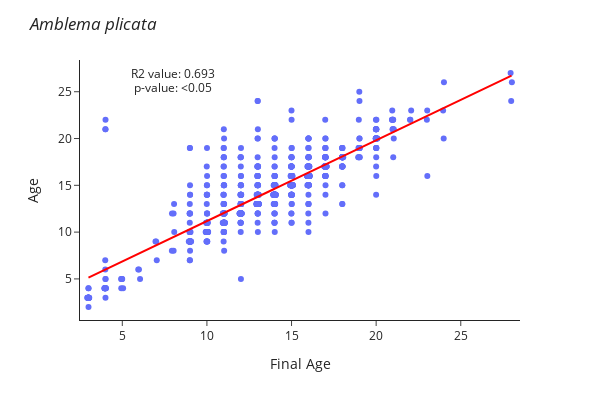

The code cell stored with this chart in its notebook:
### Code cell
fig = px.strip(amblema_melt, 
               x='Final Age', 
               y='age', 
               category_orders={"ager": ["L age", "B age", "M age"]},
               labels={"L age":"1", "B age":"2", "M age":"4"})
#  Customization of y-axis
#fig.update_yaxes(range=[0, 10])

regline = sm.OLS(amblema_melt["age"],sm.add_constant(amblema_melt["Final Age"])).fit().fittedvalues


# # add linear regression line for whole sample
fig.add_traces(go.Scatter(x=amblema_melt["Final Age"], y=regline,
                          mode = 'lines',
                          marker_color='red',
                          name='trendline',
                          showlegend=False
                        )
                          )
fig.add_annotation(x=8, y=27,
                  text="R2 value: 0.693",
                   align= "left",
                  showarrow=False)
fig.add_annotation(x=8, y=25.5,
                  text="p-value: <0.05",
                  align="left",
                  showarrow=False)
fig

# Figure layout
fig.update_layout(template='simple_white',
                  width=600, 
                  height=400, 
                  title='<i>Amblema plicata</i>', 
                  yaxis_title='Age',
                  legend=dict(
                      title='', 
                      itemclick='toggle', 
                      itemsizing='constant',
                      #traceorder='normal',
                      bgcolor='rgba(0,0,0,0)', x=1),
                  
                  xaxis=dict(
                      title='Final Age', 
                      showticklabels=True, 
                      ticks='outside',)
                )

# Make figure zoomable
config = dict({'scrollZoom': False})

fig.show(config=config)
fig.write_image("images/all_plicata.png")

### Figure 1 — Plotly figure (JSON) as saved in the notebook; plotly's stock layout.template omitted (floating-point values rounded to 4 significant figures; data arrays with more than 128 entries replaced by an {"elided": "..."} marker saying what was removed)
{"data": [{"alignmentgroup": "True", "boxpoints": "all", "fillcolor": "rgba(255,255,255,0)", "hoveron": "points", "hovertemplate": "Final Age=%{x}<br>age=%{y}<extra></extra>", "legendgroup": "", "line": {"color": "rgba(255,255,255,0)"}, "marker": {"color": "#636efa"}, "name": "", "offsetgroup": "", "orientation": "v", "pointpos": 0, "showlegend": false, "type": "box", "x": {"elided": "822 int values"}, "x0": " ", "xaxis": "x", "y": {"elided": "822 int values"}, "y0": " ", "yaxis": "y"}, {"marker": {"color": "red"}, "mode": "lines", "name": "trendline", "showlegend": false, "type": "scatter", "x": {"elided": "822 int values"}, "y": {"elided": "822 float values"}}], "layout": {"annotations": [{"align": "left", "showarrow": false, "text": "R2 value: 0.693", "x": 8, "y": 27}, {"align": "left", "showarrow": false, "text": "p-value: <0.05", "x": 8, "y": 25.5}], "boxmode": "group", "height": 400, "legend": {"bgcolor": "rgba(0,0,0,0)", "itemclick": "toggle", "itemsizing": "constant", "title": {"text": ""}, "tracegroupgap": 0, "x": 1}, "margin": {"t": 60}, "title": {"text": "<i>Amblema plicata</i>"}, "width": 600, "xaxis": {"anchor": "y", "domain": [0, 1], "showticklabels": true, "ticks": "outside", "title": {"text": "Final Age"}}, "yaxis": {"anchor": "x", "domain": [0, 1], "title": {"text": "Age"}}}}
